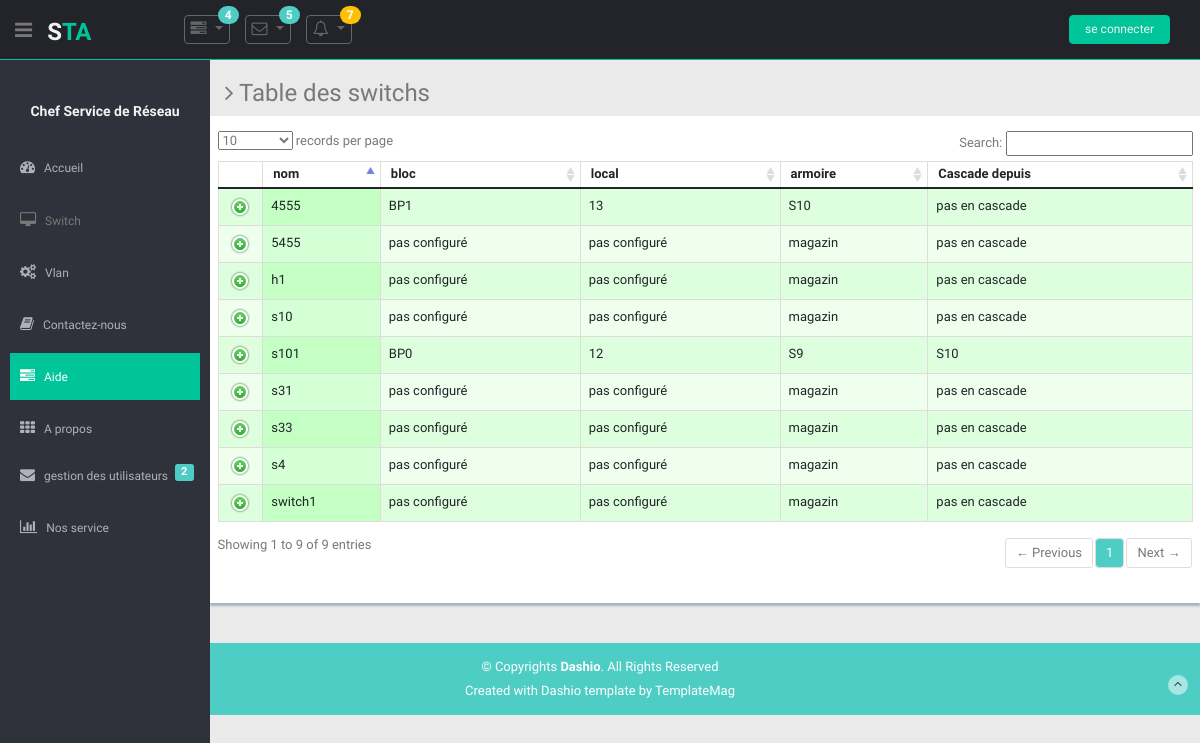
/app_principal/switch/, run on an earlier commit of the app's database.
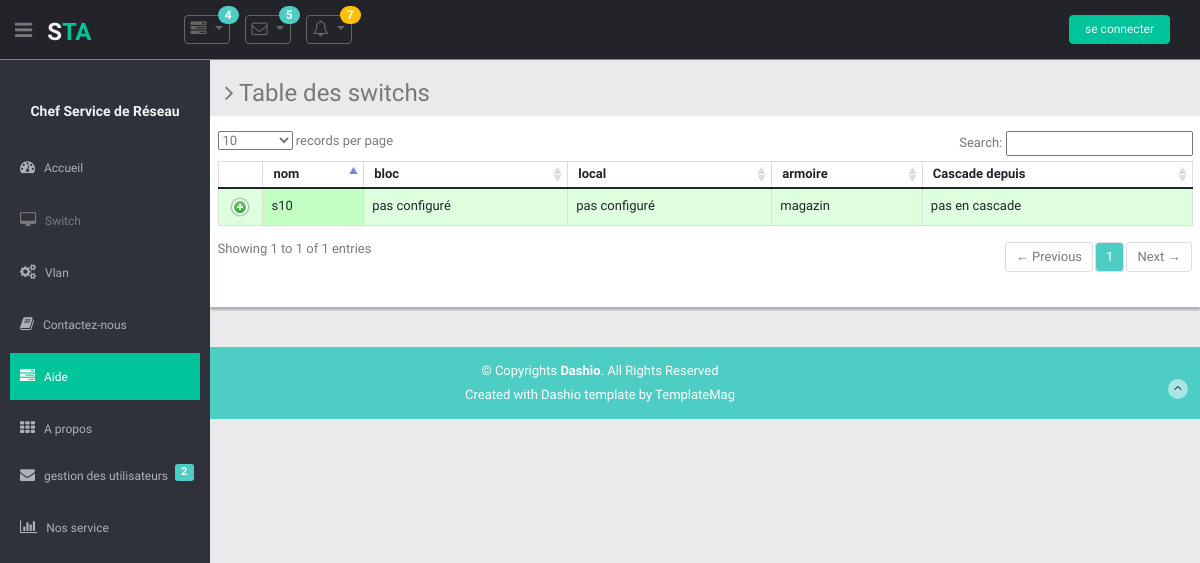
And on a later commit of the database.
### app_principal/models.py (models this page shows, shortened)
class switch(models.Model): #on peut creer les ports d'un switch a partir d'un objet "switch" : switch_objet.port_set.create(num_port=...,type_port=...etc)
    passif = 'passif'
    actif = 'actif'
    reforme = 'reformé'
    choix_etat = [
        (passif, 'passif'),
        (actif, 'actif'),
        (reforme, 'reformé'),
    ]
    nom = models.CharField(max_length=50,unique=True)
    marque = models.CharField(max_length=50,default='Cisco')
    modele = models.CharField('Modèle',max_length=40)
    bloc = models.CharField(max_length=25,default="pas configuré")
    local = models.CharField(max_length=25,default="magazin")
    armoire = models.CharField(max_length=25,default="pas configuré")
    inventaire = models.CharField(max_length=50,unique=True,)
    serie = models.CharField(max_length=25,unique=True,)
    mac = models.CharField(max_length=25,unique=True,)
    preced = models.CharField('Cascade depuis',max_length=50,blank=True,default="pas en cascade")
    date_achat = models.DateField("Date d'achat",
        blank=True,
        null=True,
        )
    etat= models.CharField(
        max_length=10,
        choices=choix_etat,
        default=passif,
    )

### app_principal/views.py (the view)
# urls.py: path('switch/',views.switchtab,name='switch'), #va afficher le tableau des switchs
def switchtab(request):
        cols_principales=['nom','bloc','local','armoire','Cascade depuis']
        cols_detail=['Adresse MAC','Numero de Serie',"Numero d'inventaire","Date d'achat",'Marque','Modèle']
        switchs = switch.objects.all()
        context={'objet':'switchs','objets':switchs,'colsp':cols_principales,'colsd':cols_detail,}
        return render(request, 'app_principal/offictable.html',context)

### app_principal/templates/app_principal/offictable.html (shortened to what this page needs)
{% extends 'base.html' %}
  {% load static %}
  {% block css %}
  <link type="text/css" href="{% static 'lib/font-awesome/css/font-awesome.css' %}" rel="stylesheet" />
  <link type="text/css" href="{% static 'lib/advanced-datatable/css/demo_page.css' %}" rel="stylesheet" />
  <link type="text/css" href="{% static 'lib/advanced-datatable/css/demo_table.css' %}" rel="stylesheet" />
  <link rel="stylesheet" href="{% static 'lib/advanced-datatable/css/DT_bootstrap.css' %}" />
  {% endblock %}
 {% block content %}
      <section class="wrapper">
        <h3><i class="fa fa-angle-right"></i> Table des {{ objet }}</h3>
        <div class="row mb">
          <div class="content-panel">
            <div class="adv-table">
              <table cellpadding="0" cellspacing="0" border="0" class="display table table-bordered" id="hidden-table-info">
                <thead>
                  <tr>
                    {% for col in colsp %}
                    <th>{{ col }}</th>
                    {% endfor %}
                  </tr>
                </thead>
                <tbody>
                  {% for s in objets %}
                    {% if objet == 'switchs' %}
                      <tr class="gradeA">
                        <td>{{ s.nom }}</td>
                        <td>{{ s.bloc }}</td>
                        <td>{{ s.armoire }}</td>
                        <td>{{ s.local }}</td>
                        <td>{{ s.preced }}</td>
                      </tr>
                    {% endif %}
                  {% endfor %}
                </tbody>
              </table>
            </div>
          </div>
        </div>
      </section>
  {% endblock %}

### app_principal/templates/base.html (shortened to what this page needs)
<!DOCTYPE html>
<html lang="en">
<head>
  <link rel="stylesheet" href="https://cdn.jsdelivr.net/npm/bootstrap@5.1.3/dist/css/bootstrap.min.css">
  {% load static %}
  <link href="{% static 'lib/bootstrap/css/bootstrap.min.css' %}" rel="stylesheet">
  {% block css %}{% endblock %}
  <link href="{% static 'lib/font-awesome/css/font-awesome.css' %}" rel="stylesheet" />
  <link href="{% static 'css/style.css' %}" rel="stylesheet">
  <link href="{% static 'css/style-responsive.css' %}" rel="stylesheet">
</head>
<body >
  <section id="container" >
     <header class="header black-bg" style="top:0;">
      <div class="sidebar-toggle-box">
        <div class="fa fa-bars tooltips" data-placement="right" data-original-title="Toggle Navigation"></div>
      </div>
      <a href="index.html" class="logo"><b>S<span>TA</span></b></a>
      <div class="nav notify-row" id="top_menu">
        <ul class="nav top-menu">
          <li class="dropdown">
            <a data-toggle="dropdown" class="dropdown-toggle" href="index.html#">
              <i class="fa fa-tasks"></i>
              <span class="badge bg-theme">4</span>
              </a>
          </li>
          <li id="header_inbox_bar" class="dropdown">
            <a data-toggle="dropdown" class="dropdown-toggle" href="index.html#">
              <i class="fa fa-envelope-o"></i>
              <span class="badge bg-theme">5</span>
              </a>
          </li>
          <li id="header_notification_bar" class="dropdown">
            <a data-toggle="dropdown" class="dropdown-toggle" href="index.html#">
              <i class="fa fa-bell-o"></i>
              <span class="badge bg-warning">7</span>
              </a>
          </li>
        </ul>
      </div>
      <div class="top-menu">
        <ul class="nav pull-right top-menu">
          <li><a class="logout" href="">
            {% if user.is_authentificated %}
              se déconnecter
            {% else %}
              se connecter
            {% endif %}
          </a></li >
        </ul>
      </div>
    </header>
    <aside>
      <div id="sidebar" class="nav-collapse ">
        <ul class="sidebar-menu" id="nav-accordion">
          <p class="centered"><a href="p"><img src=""" class="img-circle" width="80"></a></p>
          <h5 class="centered">Chef Service de Réseau</h5>
          <li class="mt">
            <a href="i">
              <i class="fa fa-dashboard"></i>
              <span>Accueil</span>
              </a>
          </li>
          <li class="sub-menu">
            <a>
              <i class="fa fa-desktop"></i>
              <span>Switch</span>
              </a>
          </li>
          <li class="sub-menu">
            <a href="javascript:;">
              <i class="fa fa-cogs"></i>
              <span>Vlan</span>
              </a>
          </li>
          <li class="sub-menu">
            <a href="javascript:;">
              <i class="fa fa-book"></i>
              <span> Contactez-nous</span>
              </a>
          </li>
          <li class="sub-menu">
            <a class="active" href="javascript:;">
              <i class="fa fa-tasks"></i>
              <span>Aide</span>
            </a>
          <li class="sub-menu">
            <a href="javascript:;">
              <i class="fa fa-th"></i>
              <span>A propos </span>
            <a href="inbox.html">
              <i class="fa fa-envelope"></i>
              <span>gestion des utilisateurs </span>
              <span class="label label-theme pull-right mail-info">2</span>
              </a>
          </li>
          <li class="sub-menu">
            <a href="javascript:;">
              <i class=" fa fa-bar-chart-o"></i>
              <span>Nos service</span>
              </a>
      </div>
     </aside>
     <section id="main-content">
        {% block content %}
        {% endblock %}
     </section>
        <footer class="site-footer">
          <div class="text-center">
            <p>
              &copy; Copyrights <strong>Dashio</strong>. All Rights Reserved
            </p>
            <div class="credits">
              Created with Dashio template by <a href="https://templatemag.com/">TemplateMag</a>
            </div>
            <a href="" class="go-top">
              <i class="fa fa-angle-up"></i>
              </a>
          </div>
        </footer>
  </section>
</body>
</html>

### app_principal/static/css/style.css (style rules this page uses)
body { color: #797979; background: #eaeaea; font-family: 'Ruda', sans-serif; padding: 0px !important; margin: 0px !important; font-size:13px; }
ul li { list-style: none; }
a, a:hover, a:focus { text-decoration: none; outline: none; }
#container { width: 100%; height: 100%; }
.bg-theme { background-color: #4ECDC4; }
.centered { text-align: center; }
.mt { margin-top: 25px; }
.mb { margin-bottom: 25px; }
.label-theme { background-color: #4ECDC4; }
ul.top-menu > li > .logout { color: #f2f2f2; font-size: 12px; border-radius: 4px; -webkit-border-radius: 4px; border: 1px solid #00C49A !important; padding: 5px 15px; margin-right: 15px; background: #00C49A; margin-top: 15px; }
#sidebar { width: 210px; height: 100%; position: fixed; background: #2f323a; }
#sidebar h5 { color: #f2f2f2; font-weight: 700; }
#sidebar ul li { position: relative; }
ul.sidebar-menu , ul.sidebar-menu li ul.sub { margin: -2px 0 0; padding: 0; }
ul.sidebar-menu { margin-top: 75px; }
ul.sidebar-menu li { margin-bottom: 5px; margin-left:10px; margin-right:10px; }
ul.sidebar-menu li.sub-menu { line-height: 15px; }
ul.sidebar-menu li a span { display: inline-block; }
ul.sidebar-menu li a { color: #aeb2b7; text-decoration: none; display: block; padding: 15px 0 15px 10px; font-size: 12px; outline: none; -webkit-transition: all 0.3s ease; -moz-transition: all 0.3s ease; -o-transition: all 0.3s ease; -ms-transition: all 0.3s ease; transition: all 0.3s ease; }
ul.sidebar-menu li a.active, ul.sidebar-menu li a:hover, ul.sidebar-menu li a:focus { background: #00C49A; color: #fff; display: block; -webkit-transition: all 0.3s ease; -moz-transition: all 0.3s ease; -o-transition: all 0.3s ease; -ms-transition: all 0.3s ease; transition: all 0.3s ease; }
ul.sidebar-menu li a i { font-size: 15px; padding-right: 6px; }
ul.sidebar-menu li a.active i { color: #fff; }
.mail-info, .mail-info:hover { margin: -3px 6px 0 0; font-size: 11px; }
#main-content { margin-left: 210px; }
.header, .footer { min-height: 60px; padding: 0 15px; }
.header { position: fixed; left: 0; right: 0; z-index: 1002; }
.black-bg { background: #22242a; border-bottom: 1px solid #00C49A; }
.wrapper { display: inline-block; margin-top: 60px; padding-left: 15px; padding-right: 15px; padding-bottom: 15px; padding-top: 0px; width: 100%; }
a.logo { font-size: 24px; color: #f2f2f2; float: left; margin-top: 15px; text-transform: uppercase; }
a.logo b { font-weight: 900; }
a.logo span { color: #00C49A; }
#top_menu .nav > li, ul.top-menu > li { float: left; }
.notify-row { float: left; margin-top: 15px; margin-left: 92px; }
ul.top-menu > li > a { color: #666666; font-size: 16px; border-radius: 4px; -webkit-border-radius: 4px; border:1px solid #666666 !important; padding: 2px 6px; margin-right: 15px; }
.notify-row .badge { position: absolute; right: -10px; top: -10px; z-index: 100; }
.sidebar-toggle-box { float: left; padding-right: 15px; margin-top: 20px; }
.sidebar-toggle-box .fa-bars { cursor: pointer; display: inline-block; font-size: 20px; }
.content-panel { background: #ffffff; box-shadow: 0px 3px 2px #aab2bd; padding-top: 15px; padding-bottom: 5px; }
.badge.bg-warning { background: #FCB322; }
.site-footer { background: #4ECDC4; color: #fff; padding: 15px 0; }
.site-footer p { margin-bottom: 5px; }
.credits, .credits a { color: #fff; }
.go-top { margin-right: 1%; margin-top: -25px; float: right; background: rgba(255,255,255,.5); width: 20px; height: 20px; border-radius: 50%; -webkit-border-radius: 50%; }
.go-top i { color: #2A3542; }

What changed in the data, as far as the page shows it:
removed switch: nom "switch1", bloc "pas configuré", armoire "pas configuré", local "magazin", preced "pas en cascade"
removed switch: nom "h1", bloc "pas configuré", armoire "pas configuré", local "magazin", preced "pas en cascade"
removed switch: nom "5455", bloc "pas configuré", armoire "pas configuré", local "magazin", preced "pas en cascade"
removed switch: nom "s4", bloc "pas configuré", armoire "pas configuré", local "magazin", preced "pas en cascade"
removed switch: nom "s33", bloc "pas configuré", armoire "pas configuré", local "magazin", preced "pas en cascade"
removed switch: nom "s31", bloc "pas configuré", armoire "pas configuré", local "magazin", preced "pas en cascade"
removed switch: nom "s101", bloc "BP0", armoire "12", local "S9", preced "S10"
removed switch: nom "4555", bloc "BP1", armoire "13", local "S10", preced "pas en cascade"
Also different on the page:
text written by a page script: "records per page Search: Showing 1 to 9 of 9 entries ← Previous 1 Next →" → "records per page Search: Showing 1 to 1 of 1 entries ← Previous 1 Next →"
